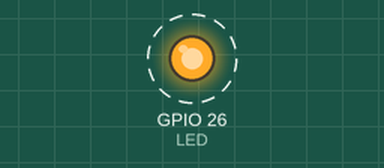
Simulated run of this program. Board: Raspberry Pi (BCM pin numbers). Shown: output pins drawn as LEDs (lit = HIGH). Dashed ring = blinking.

Above: at 0.1 s.
Timing chart, 0 to 3.0 s (numbered marks = the images above):
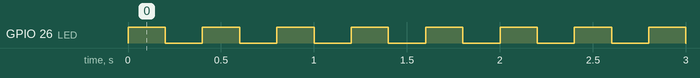

The program:

LEDTwinkle.py
```python
import RPi.GPIO as GPIO
import time
LED=26
GPIO.setmode(GPIO.BCM)
GPIO.setup(LED,GPIO.OUT)

p=GPIO.PWM(LED,2.5)
p.start(50)
try:
  while True:
    time.sleep(0.05)
except KeyboardInterrupt:
  pass
  p.stop()
  GPIO.cleanup()
```

Measured:
- by itself, GPIO 26 (LED): alternates HIGH for 0.20 s and LOW for 0.20 s
